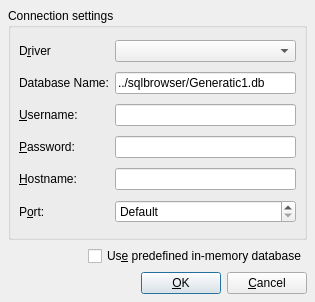
<?xml version="1.0" encoding="UTF-8"?>
<ui version="4.0">
 <class>QSqlConnectionDialogUi</class>
 <widget class="QDialog" name="QSqlConnectionDialogUi">
  <property name="geometry">
   <rect>
    <x>0</x>
    <y>0</y>
    <width>315</width>
    <height>302</height>
   </rect>
  </property>
  <property name="windowTitle">
   <string>Connect...</string>
  </property>
  <layout class="QVBoxLayout">
   <property name="spacing">
    <number>6</number>
   </property>
   <property name="margin">
    <number>8</number>
   </property>
   <item>
    <widget class="QGroupBox" name="connGroupBox">
     <property name="title">
      <string>Connection settings</string>
     </property>
     <layout class="QGridLayout">
      <property name="margin">
       <number>8</number>
      </property>
      <property name="spacing">
       <number>6</number>
      </property>
      <item row="0" column="1">
       <widget class="QComboBox" name="comboDriver"/>
      </item>
      <item row="2" column="0">
       <widget class="QLabel" name="textLabel4">
        <property name="text">
         <string>&amp;Username:</string>
        </property>
        <property name="buddy">
         <cstring>editUsername</cstring>
        </property>
       </widget>
      </item>
      <item row="0" column="0">
       <widget class="QLabel" name="textLabel2">
        <property name="text">
         <string>D&amp;river</string>
        </property>
        <property name="buddy">
         <cstring>comboDriver</cstring>
        </property>
       </widget>
      </item>
      <item row="1" column="1">
       <widget class="QLineEdit" name="editDatabase">
        <property name="text">
         <string>../sqlbrowser/Generatic1.db</string>
        </property>
       </widget>
      </item>
      <item row="5" column="1">
       <widget class="QSpinBox" name="portSpinBox">
        <property name="specialValueText">
         <string>Default</string>
        </property>
        <property name="minimum">
         <number>-1</number>
        </property>
        <property name="maximum">
         <number>65535</number>
        </property>
        <property name="value">
         <number>-1</number>
        </property>
       </widget>
      </item>
      <item row="1" column="0">
       <widget class="QLabel" name="textLabel3">
        <property name="text">
         <string>Database Name:</string>
        </property>
        <property name="buddy">
         <cstring>editDatabase</cstring>
        </property>
       </widget>
      </item>
      <item row="3" column="1">
       <widget class="QLineEdit" name="editPassword">
        <property name="echoMode">
         <enum>QLineEdit::Password</enum>
        </property>
       </widget>
      </item>
      <item row="2" column="1">
       <widget class="QLineEdit" name="editUsername"/>
      </item>
      <item row="4" column="1">
       <widget class="QLineEdit" name="editHostname"/>
      </item>
      <item row="4" column="0">
       <widget class="QLabel" name="textLabel5">
        <property name="text">
         <string>&amp;Hostname:</string>
        </property>
        <property name="buddy">
         <cstring>editHostname</cstring>
        </property>
       </widget>
      </item>
      <item row="5" column="0">
       <widget class="QLabel" name="textLabel5_2">
        <property name="text">
         <string>P&amp;ort:</string>
        </property>
        <property name="buddy">
         <cstring>portSpinBox</cstring>
        </property>
       </widget>
      </item>
      <item row="3" column="0">
       <widget class="QLabel" name="textLabel4_2">
        <property name="text">
         <string>&amp;Password:</string>
        </property>
        <property name="buddy">
         <cstring>editPassword</cstring>
        </property>
       </widget>
      </item>
     </layout>
    </widget>
   </item>
   <item>
    <layout class="QHBoxLayout">
     <property name="spacing">
      <number>6</number>
     </property>
     <property name="margin">
      <number>0</number>
     </property>
     <item>
      <spacer>
       <property name="orientation">
        <enum>Qt::Horizontal</enum>
       </property>
       <property name="sizeHint" stdset="0">
        <size>
         <width>40</width>
         <height>20</height>
        </size>
       </property>
      </spacer>
     </item>
     <item>
      <widget class="QCheckBox" name="dbCheckBox">
       <property name="text">
        <string>Us&amp;e predefined in-memory database</string>
       </property>
      </widget>
     </item>
    </layout>
   </item>
   <item>
    <layout class="QHBoxLayout">
     <property name="spacing">
      <number>6</number>
     </property>
     <property name="margin">
      <number>0</number>
     </property>
     <item>
      <spacer>
       <property name="orientation">
        <enum>Qt::Horizontal</enum>
       </property>
       <property name="sizeType">
        <enum>QSizePolicy::Expanding</enum>
       </property>
       <property name="sizeHint" stdset="0">
        <size>
         <width>20</width>
         <height>20</height>
        </size>
       </property>
      </spacer>
     </item>
     <item>
      <widget class="QPushButton" name="okButton">
       <property name="text">
        <string>&amp;OK</string>
       </property>
       <property name="default">
        <bool>true</bool>
       </property>
      </widget>
     </item>
     <item>
      <widget class="QPushButton" name="cancelButton">
       <property name="text">
        <string>&amp;Cancel</string>
       </property>
      </widget>
     </item>
    </layout>
   </item>
  </layout>
 </widget>
 <tabstops>
  <tabstop>comboDriver</tabstop>
  <tabstop>editDatabase</tabstop>
  <tabstop>editUsername</tabstop>
  <tabstop>editPassword</tabstop>
  <tabstop>editHostname</tabstop>
  <tabstop>portSpinBox</tabstop>
  <tabstop>dbCheckBox</tabstop>
  <tabstop>okButton</tabstop>
  <tabstop>cancelButton</tabstop>
 </tabstops>
 <resources/>
 <connections/>
</ui>
